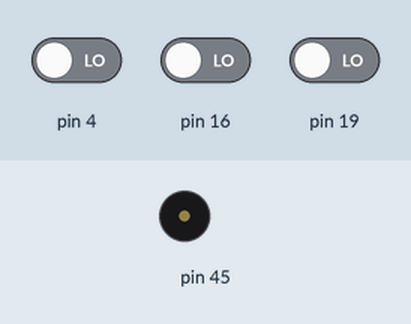
Recording of a sketch running on a simulated Arduino Uno, built with avr-gcc and run on an emulated ATmega328P. On the bench: buzzer (waves = sounding). Inputs (shaded band) come from the test bench; at power-on: pin 4 LOW, pin 16 LOW, pin 19 LOW.

Above: at 1.2 s.
1.3 s: pin 4 driven HIGH and pin 16 driven HIGH
At 1.78 s:
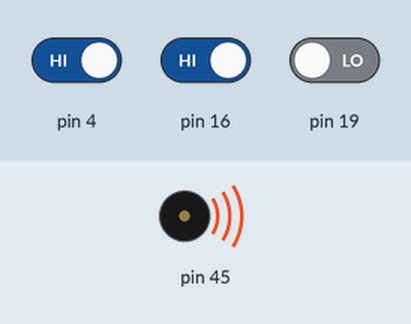
4.3 s: pin 4 driven LOW
At 5.5 s:
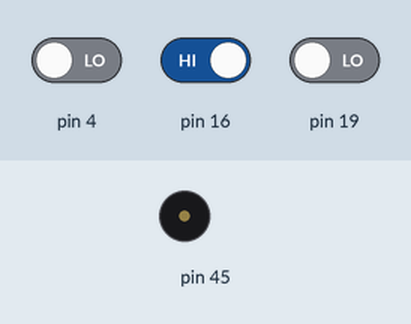
5.8 s: pin 4 driven HIGH
At 6.28 s:
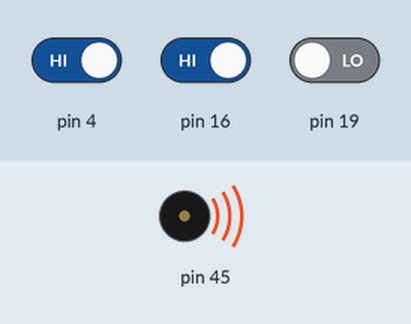
8.8 s: pin 16 driven LOW
At 9.1 s:
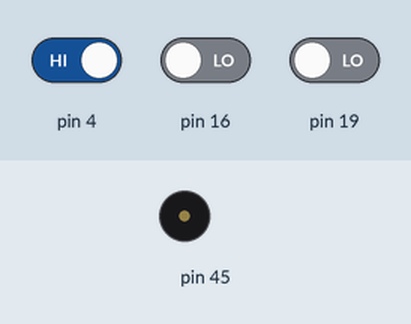
Timing chart, 0 to 11.3 s (numbered marks = the images above; inputs shaded):
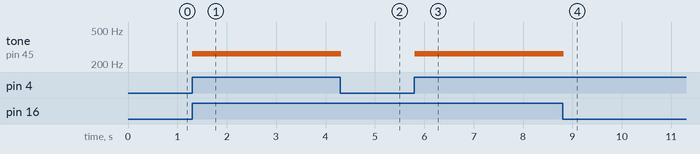

Measured:
- after the input at 1.3 s, tone on pin 45: silent → 262 Hz at once
- after the input at 4.3 s, tone on pin 45: 262 Hz → silent at once
- after the input at 5.8 s, tone on pin 45: silent → 262 Hz at once
- after the input at 8.8 s, tone on pin 45: 262 Hz → silent at once

The sketch:

src.ino
```cpp
#include <Arduino.h>
#include "MonoBehaviourManager.h"
#include "MotorsController.h"
#include "LineSensor.h"

MotorsController motorsController;
LineSensor lineSensor;
MeBuzzer buzzer;

void setup() {
  Serial.begin(9600);
  buzzer.setpin(45);

  motorsController.setSpeed(0);
}

void loop() {
  MonoBehaviourManager::getInstance().loop();

  if (lineSensor.sensorState == WHITE_WHITE) {
    buzzer.tone(262, 50);
  }
}
```

LineSensor.cpp
```cpp
#include "LineSensor.h"

LineSensor::LineSensor() {
  pLineFollower = new MeLineFollower(PORT_8);
  sensorState = NONE_STATE;
}

LineSensor::~LineSensor() {
  delete pLineFollower;
}

SensorState LineSensor::getSensorState(int sensorsReading) {
  SensorState sensorState = NONE_STATE;
  switch (sensorsReading) {
    case S1_IN_S2_IN:
      sensorState = BLACK_BLACK;
      break;
    case S1_IN_S2_OUT:
      sensorState = BLACK_WHITE;
      break;
    case S1_OUT_S2_IN:
      sensorState = WHITE_BLACK;
      break;
    case S1_OUT_S2_OUT:
      sensorState = WHITE_WHITE;
      break;
    default:
      sensorState = NONE_STATE;
      break;
  }

  Serial.println("\n");
  return sensorState;
}

void LineSensor::loop() {
  int sensorsReading = pLineFollower->readSensors();
  SensorState newSensorState = getSensorState(sensorsReading);
  sensorState = newSensorState;
}
```

LineSensor.h
```cpp
#ifndef LineSensor_H
#define LineSensor_H

#include "MonoBehaviour.h"
#include "MeAuriga.h"

enum SensorState { NONE_STATE, BLACK_BLACK, BLACK_WHITE, WHITE_BLACK, WHITE_WHITE };

class LineSensor: public MonoBehaviour {
private:
  MeLineFollower* pLineFollower;
  SensorState getSensorState(int);

public:
  SensorState sensorState;

  LineSensor();
  ~LineSensor();
  void loop();
};

#endif // LineSensor_H
```

Loopy.h
```cpp
#ifndef Loopy_H
#define Loopy_H

class Loopy {
public:
  virtual void loop() = 0;
};

#endif
```

MonoBehaviour.h
```cpp
#ifndef MonoBehaviour_H
#define MonoBehaviour_H

#include "MonoBehaviourManager.h"
#include "Loopy.h"

class MonoBehaviour: public Loopy {
public:
  MonoBehaviour() {
    MonoBehaviourManager::getInstance().RegisterMonoBehaviour(this);
  }
};

#endif
```

MonoBehaviourManager.cpp
```cpp
#include "MonoBehaviourManager.h"

MonoBehaviourManager::MonoBehaviourManager() {
  monoBehaviours = {};
}

void MonoBehaviourManager::RegisterMonoBehaviour(Loopy* loopyInstance) {
  monoBehaviours.push_back(loopyInstance);
}

void MonoBehaviourManager::loop() {
  for(Loopy* pLoopy : monoBehaviours) {
    pLoopy->loop();
  }
}
```

MonoBehaviourManager.h
```cpp
#ifndef MonoBehaviourManager_H
#define MonoBehaviourManager_H

#include <ArduinoSTL.h>
#include "Loopy.h"

// Lazy init singleton cpp
// https://stackoverflow.com/a/1008289/14918676

class MonoBehaviourManager: public Loopy {
private:
  std::vector<Loopy*> monoBehaviours;

public:
  static MonoBehaviourManager& getInstance() {
    static MonoBehaviourManager instance;
    return instance;
  }

  void RegisterMonoBehaviour(Loopy* loopyInstance);
  void loop();

private:
  MonoBehaviourManager();

  MonoBehaviourManager(MonoBehaviourManager const&);
  void operator=(MonoBehaviourManager const&);

public:
  // MonoBehaviourManager(MonoBehaviourManager const&) = delete;
  // MonoBehaviourManager operator=(MonoBehaviourManager const&) = delete;
};


#endif
```

MotorsController.cpp
```cpp
#include "MotorsController.h"

MotorsController::MotorsController(): MonoBehaviour() {
  motorsHandle = MotorsHandle();

  setSpeed(50);
}

void MotorsController::loop() {
  motorsHandle.GetMotorEncoderLeft().loop();
  motorsHandle.GetMotorEncoderRight().loop();
}

void MotorsController::setSpeed(int speed) {
  setLeftSpeed(speed);
  setRightSpeed(speed);
}

void MotorsController::setLeftSpeed(int speed) {
  motorsHandle.GetMotorEncoderLeft().setTarPWM(-speed);
}

void MotorsController::setRightSpeed(int speed) {
  motorsHandle.GetMotorEncoderRight().setTarPWM(speed);
}
```

MotorsController.h
```cpp
#ifndef MotorsController_H
#define MotorsController_H

#include "MonoBehaviour.h"
#include "MotorsHandle.h"

class MotorsController: public MonoBehaviour {
private:
    MotorsHandle motorsHandle;

public:
    MotorsController();
    void loop();
    void setSpeed(int speed);
    void setLeftSpeed(int speed);
    void setRightSpeed(int speed);
};

#endif
```

MotorsHandle.cpp
```cpp
#include "MotorsHandle.h"

MeEncoderOnBoard MotorsHandle::MotorEncoderLeft(SLOT1);
MeEncoderOnBoard MotorsHandle::MotorEncoderRight(SLOT2);

MotorsHandle::MotorsHandle() {
  pMotorEncoderLeft = &MotorsHandle::MotorEncoderLeft;
  pMotorEncoderRight = &MotorsHandle::MotorEncoderRight;
  pMotorEncoderLeft->reset(SLOT1);
  pMotorEncoderRight->reset(SLOT2);

  TCCR1A = _BV(WGM10);
  TCCR1B = _BV(CS11) | _BV(WGM12);
  TCCR2A = _BV(WGM21) | _BV(WGM20);
  TCCR2B = _BV(CS21);
  attachInterrupt(pMotorEncoderLeft->getIntNum(), isrProcessEncoderLeft, RISING);
  attachInterrupt(pMotorEncoderRight->getIntNum(), isrProcessEncoderRight, RISING);
}

MeEncoderOnBoard& MotorsHandle::GetMotorEncoderLeft() {
  return *pMotorEncoderLeft;
}

MeEncoderOnBoard& MotorsHandle::GetMotorEncoderRight() {
  return *pMotorEncoderRight;
}
```

MotorsHandle.h
```cpp
#ifndef MotorsHandle_H
#define MotorsHandle_H

#include <MeAuriga.h>

class MotorsHandle {
private:
  MeEncoderOnBoard* pMotorEncoderRight;
  MeEncoderOnBoard* pMotorEncoderLeft;

public:
  static MeEncoderOnBoard MotorEncoderRight;
  static MeEncoderOnBoard MotorEncoderLeft;

public:
  static void isrProcessEncoderLeft(void)
  {
    if(digitalRead(MotorsHandle::MotorEncoderRight.getPortB()) == 0){
      MotorsHandle::MotorEncoderRight.pulsePosMinus();
    }else{
      MotorsHandle::MotorEncoderRight.pulsePosPlus();
    }
  }
  static void isrProcessEncoderRight(void)
  {
    if(digitalRead(MotorsHandle::MotorEncoderLeft.getPortB()) == 0){
      MotorsHandle::MotorEncoderLeft.pulsePosMinus();
    }else{
      MotorsHandle::MotorEncoderLeft.pulsePosPlus();
    }
  }

  MotorsHandle();
  MeEncoderOnBoard& GetMotorEncoderLeft();
  MeEncoderOnBoard& GetMotorEncoderRight();

};

#endif
```
